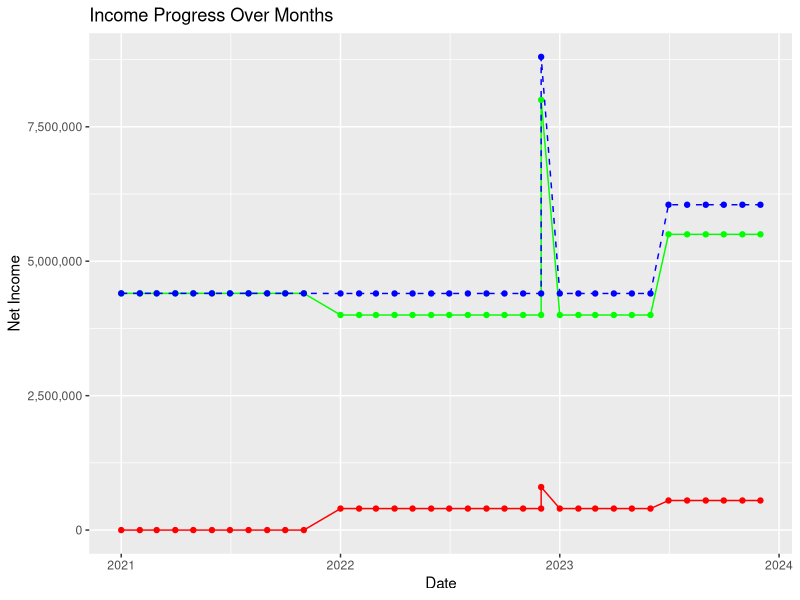

The R source for this figure:
## ---- chunk 1
library(here)
library(tidyverse)
## ---- chunk 2
frustrazion <- read.csv(here("data", "frustrazion.csv"))
## ---- chunk 3
#check the fist 6 rows 

head(frustrazion)

#check the last 6 tows 



#view a random sample of rows


## ---- chunk 4

## ---- chunk 5
# Calculate the tax value based on 10% IVA
frustrazion <- frustrazion|>
  mutate(tax = case_when(
    ano == 2021 ~ 0,
    TRUE ~  ingresos_neto/11
    ))


# Calculate the net income
frustrazion <- frustrazion|>
  mutate(net_income = case_when(
    ano == 2021 ~ ingresos_neto,
    TRUE ~  ingresos_neto-tax
    ))

# change the month to a numneric

#create a vector with the number of the months
month_mapping <- c( enero = 1, febrero = 2, marzo = 3, abril = 4, 
                    mayo = 5, junio = 6,  julio = 7, agosto = 8, 
                    septiembre = 9, octubre = 10, noviembre = 11, diciembre = 12)
#make a substitution
frustrazion <- frustrazion|>
  mutate(month = month_mapping[mes])
  
# Combine year and month into a continuous time variable
frustrazion <- frustrazion|>  
  mutate(date = as.Date(paste(ano, month, "01", sep = "-")))

## ---- chunk 6

## ---- chunk 7
plot_income <- ggplot(frustrazion, aes(date))+
  geom_point(aes(y = net_income), color = "green") +
  geom_line(aes(y = net_income), color = "green") +
  geom_point(aes(y = ingresos_neto), color = "blue") +
  geom_line(aes(y = ingresos_neto), color = "blue",linetype = "dashed") +
  geom_point(aes(y = tax), color = "red") +
  geom_line(aes(y = tax), color = "red") +
  scale_y_continuous(labels = scales::comma) +
  labs(
    title = "Income Progress Over Months",
    x = "Date",
    y = "Net Income"
  )

print(plot_income)
